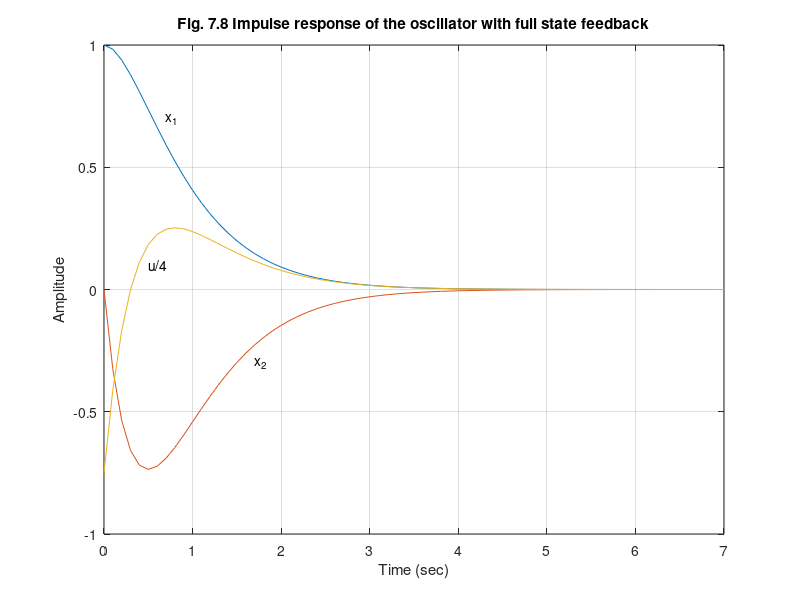

This figure's MATLAB source:
%  Figure 7.8      Feedback Control of Dynamic Systems, 4e
%                        Franklin, Powell, Emami
%

% fig7_08.m is a script to generate Figure 7.8 
% Impulse response
clf;
f=[0 1;-1 0];
g=[0;1];
h=[1 0];
K=[3 4];
fc=f-g*K;
gc=[4*g [1;0]];
hc=[h;[0 1]; -K/4];
jc=[0 0;0 0; 1 0];
sysCL=ss(fc,gc,hc,jc);
t=0:0.1:7;
[y]=impulse(sysCL,t);
plot(t,y(:,:,2));
grid;
xlabel('Time (sec)');
ylabel('Amplitude');
text(1.7,-.3,'x_2');
text(.5,.1,'u/4');
text(.7,.7,'x_1');
title('Fig. 7.8 Impulse response of the oscillator with full state feedback');
